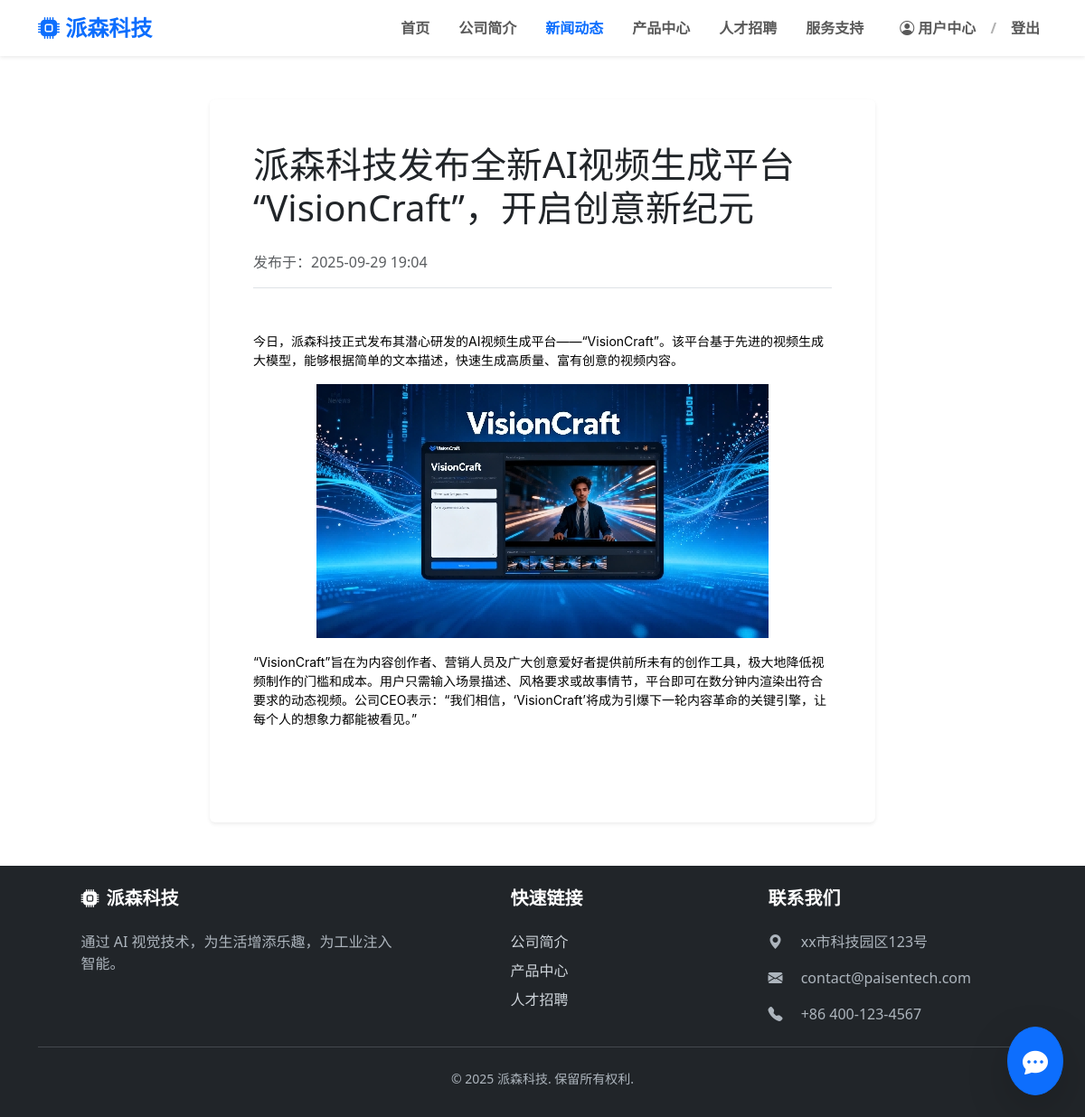
The app's page /news/detail/1 with its own data.
### models/news.py (models this page shows)
class News(SQLModel, table=True):
    __tablename__ = "news"
    id: Optional[int] = Field(default=None, primary_key=True)
    title: str
    content: str  # 存储富文本编辑器生成的 HTML
    created_at: datetime = Field(default_factory=datetime.utcnow, nullable=False)

### routers/news.py (the view)
@router.get("/detail/{news_id}", response_class=HTMLResponse)
async def get_news_detail(
    request: Request,
    news_id: int,
    session: Session = Depends(get_session)
):
    news_detail = session.get(News, news_id)
    if not news_detail:
        raise HTTPException(status_code=404, detail="新闻不存在")
    return templates.TemplateResponse(request,"news/detail.html", {
        "active_page": "news",
        "news_detail": news_detail
    })

### templates/news/detail.html (shortened to what this page needs)
{% extends "base.html" %}
{% block content %}
<div class="container py-5">
    <div class="row justify-content-center">
        <div class="col-lg-10 col-xl-8">
            <div class="bg-white p-4 p-md-5 rounded shadow-sm">
                <h1 class="mb-4">{{ news_detail.title }}</h1>
                <div class="text-muted mb-5 border-bottom pb-3">
                    发布于：{{ news_detail.created_at | format_local_time }}
                </div>
                <div class="article-content">{{ news_detail.content | safe }}</div>
            </div>
        </div>
    </div>
</div>
{% endblock %}

### static/css/style.css (style rules this page uses)
.article-content img { max-width: 100%; height: auto; display: block; }

### records on screen
News: title "派森科技发布全新AI视频生成平台“VisionCraft”，开启创意新纪元", created_at "2025-09-29 19:04", content "今日，派森科技正式发布其潜心研发的AI视频生成平台——“VisionCraft”。该平台基于先进的视频生成大模型，能够根据简单的文本描述，快速生成高质量、富有创意的视频内容。 “VisionCraft”旨在为内容创作者、营销人员及广大创意爱好者提供前所未有的创作工具，极大地降低视频制作的门槛和成本。用户只需输入场景描述、风格要求或故事情节，平台即可在数分钟内渲染出符合要求的动态视频。公司CEO表示：“我们相信，‘VisionCraft’将成为引爆下一轮内容革命的关键引擎，让每个人的想象力都能被看见。”", content (picture)
